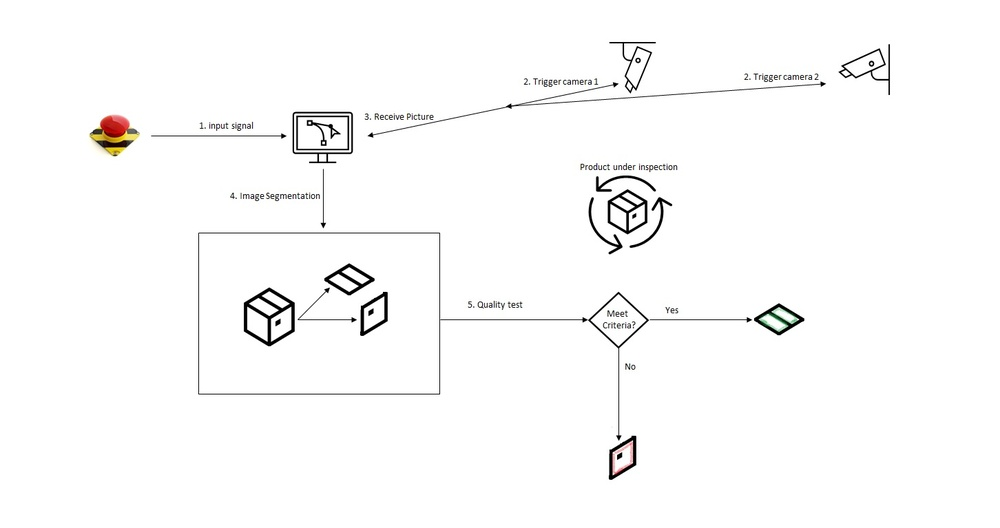
#> input picture Program_flow.jpg, 1000 x 528 px, shrunk from 1452 x 767 before the run
$ python -i segmentation.py   (imports and definitions only)
#> lines starting #> are read from the running program, lines starting #| are printed output that depends on the picture
import numpy as np
import pandas as pd
import cv2


# [115 lines left out: functions loadPolyxy, shrink_poly, check_crop_area_x, check_crop_area_y, get_crop_area, make_mask and 1 more, not called in this run]

def preprocess(src):
    tmp = src.copy()
    if len(tmp.shape) == 3:
        tmp = cv2.cvtColor(tmp, cv2.COLOR_BGR2GRAY)
    ori = tmp.copy()
    tmp = cv2.GaussianBlur(tmp, (0, 0), 0.05)
    tmp = cv2.equalizeHist(tmp)

    dst = tmp
    return dst


# [69 lines left out: functions get_phase, img_phase_correlate, stabilizer_method, fillout_color, bounding_crop, not called in this run]

>>> import cv2
>>> picture = cv2.imread('Program_flow.jpg')
#> picture is the input picture: shape (528, 1000, 3); mean B, G, R 250.4, 250.5, 250.7
>>> result = preprocess(picture)
#> in preprocess, `tmp = cv2.equalizeHist(tmp)`:
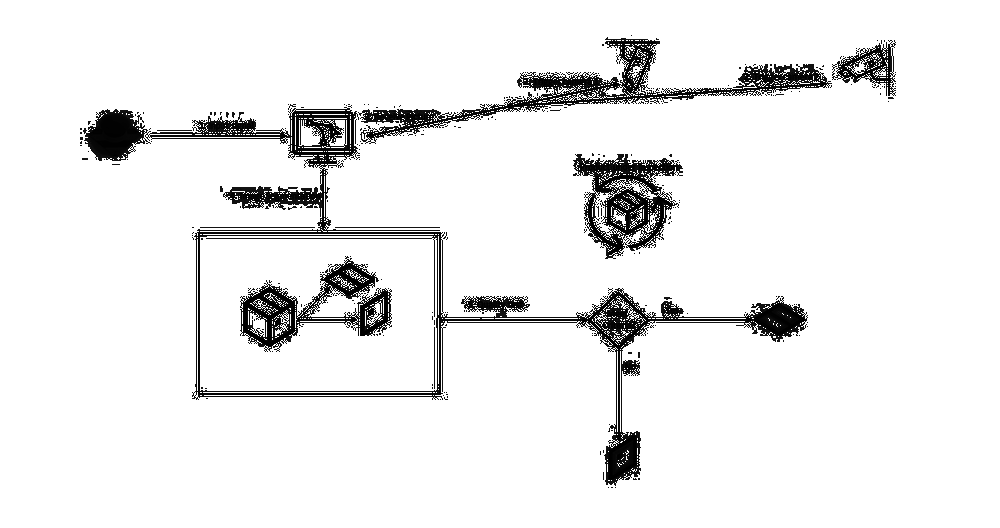
#> tmp: shape (528, 1000); min 0, max 255, mean 236.8
